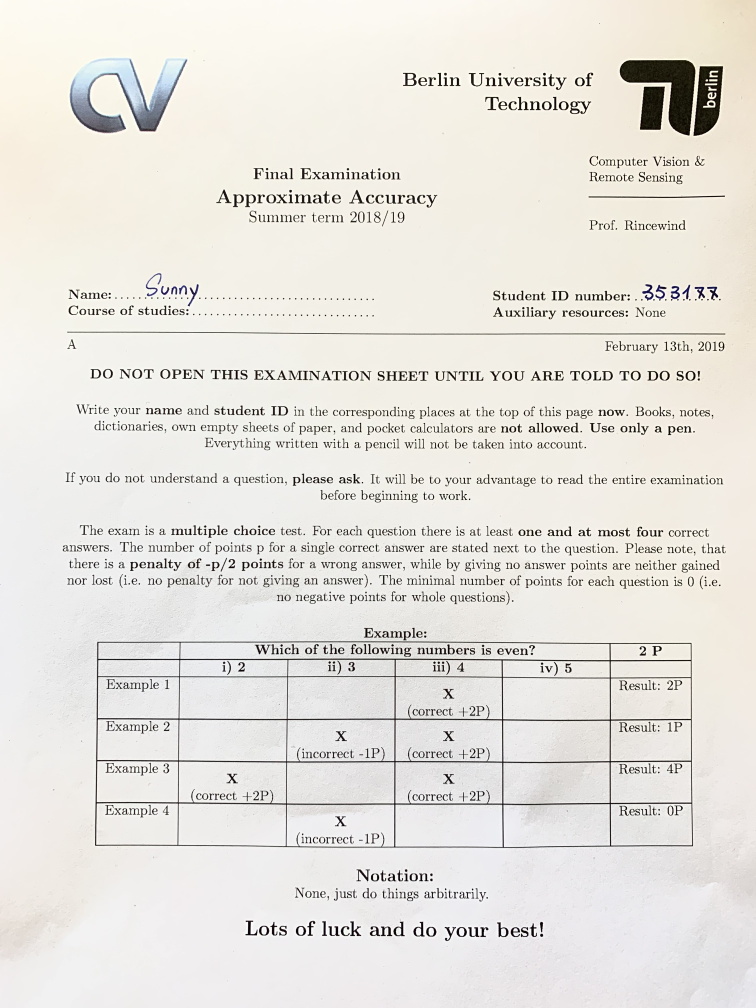
#> input picture test_images/IMG_0787.jpg, 3024 x 4032 px (shown at 1/4 size)
$ python -i digits_recognition.py   (imports and definitions only)
#> lines starting #> are read from the running program, lines starting #| are printed output that depends on the picture; after the words box and inside, x2 and y2 are one past the last pixel; in counts of white or black regions, pixels touching at a corner belong together
import numpy as np
from .sheet_process import Sheet
import os
import pickle
import cv2 as cv
# from sklearn.decomposition import PCA
from scipy.ndimage import interpolation
from sklearn.cluster import KMeans


# [50 lines left out: function recognize_digits_allsheets, not called in this run]


def remove_spots(img, min_size=30):
    '''
    remove the spots in which the number of pixels are less than min_size
    @ param min_size int or None minimum size of the project
        if it is defined as none then only the object has the maximal number of pixels will be reserved
    '''
    digit_imgs = []
    img_copy = img.copy()
    nb_components, labels_mask, stats, _ = cv.connectedComponentsWithStats(
        img, connectivity=8)
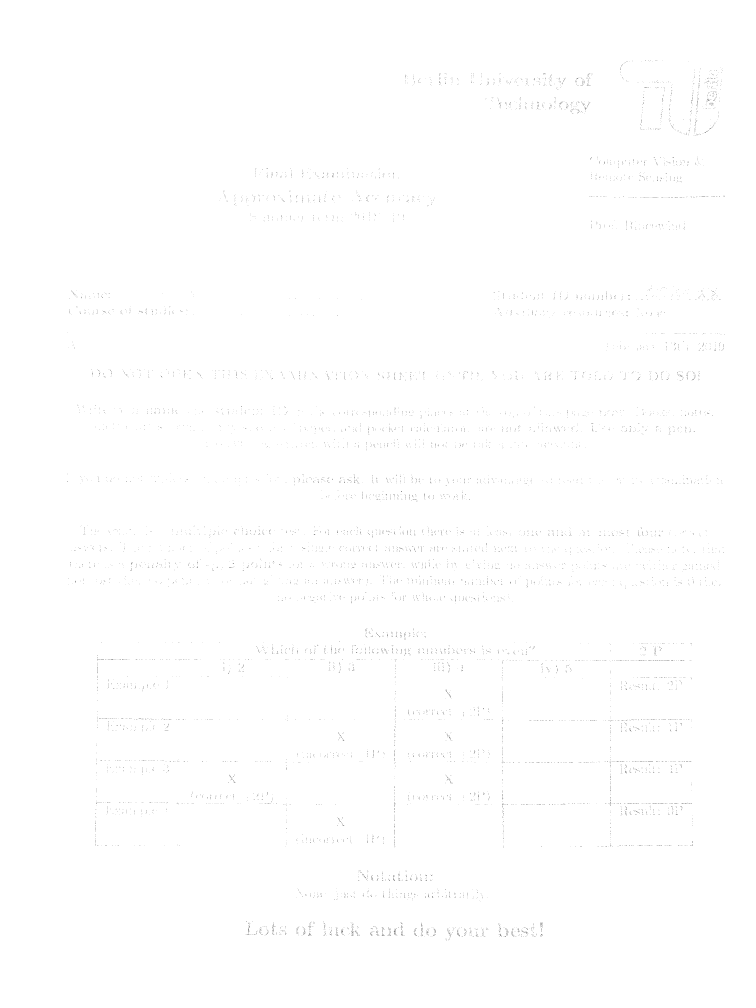
#> labels_mask: shape (4032, 3024) int32 (shown at 1/4 size); values 0 (black) and 1 (white), 99.8% white; black in thin lines or dots, all inside (x1, y1, x2, y2) = (268, 242, 2900, 3762)
#> nb_components = 2; stats = [[268, 242, 2632, 3520, 23886], [0, 0, 3024, 4032, 12168882]]
    # iterate over each label but skip the background
    if min_size is not None:
        for label in range(1, nb_components):
            # check the number of the pixels of the object
            if stats[label, -1] < min_size:
                img_copy[labels_mask == label] = 0
    else:
        label_max = np.argmax(stats[1:, -1])+1
#> label_max = 1
        img_copy = (labels_mask == label_max).astype(np.uint8)*255
    return img_copy


# [26 lines left out: functions moments, deskew, not called in this run]


def resize_digit(img, output_size=28, zero_padding=3):
    img = remove_spots(img, min_size=None)
    contours, _ = cv.findContours(
        img, cv.RETR_EXTERNAL, cv.CHAIN_APPROX_SIMPLE)
#> contours = [[[0, 0], [0, 4031], [3023, 4031], [3023, 0]]]
    assert len(contours) == 1, 'digit is broken'
    x, y, w, h = cv.boundingRect(contours[0])
#> x = 0; y = 0; w = 3024; h = 4032
    # extract the object
    img = img[y:y+h, x:x+w]
    h, w = img.shape
    ratio = h/w
#> ratio = 1.33
    effective_size = output_size-zero_padding*2
    # resize the image and reserve the ratio of the object
    if ratio > 1:
        img = cv.resize(
            img,
            (int(np.round(effective_size/ratio)), effective_size))

    else:
        img = cv.resize(
            img,
            (effective_size, int(np.round(effective_size*ratio))))
    # zero padding
    output_img = np.zeros((output_size, output_size))
    left_upper = (output_size//2 -
                  img.shape[0]//2, output_size//2-img.shape[1]//2)
#> left_upper = (3, 6)
    output_img[left_upper[0]:left_upper[0]+img.shape[0],
               left_upper[1]:left_upper[1]+img.shape[1]] = img
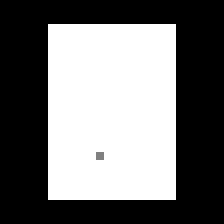
#> output_img: shape (28, 28) float64 (shown 8 times larger); min 0, max 255, mean 114.3
    return output_img


# [48 lines left out: function find_digits, not called in this run]

>>> import cv2
>>> picture = cv2.imread('../test_images/IMG_0787.jpg', cv2.IMREAD_GRAYSCALE)
>>> result = resize_digit(picture)

$ run again, on test_images/IMG_0788.jpg
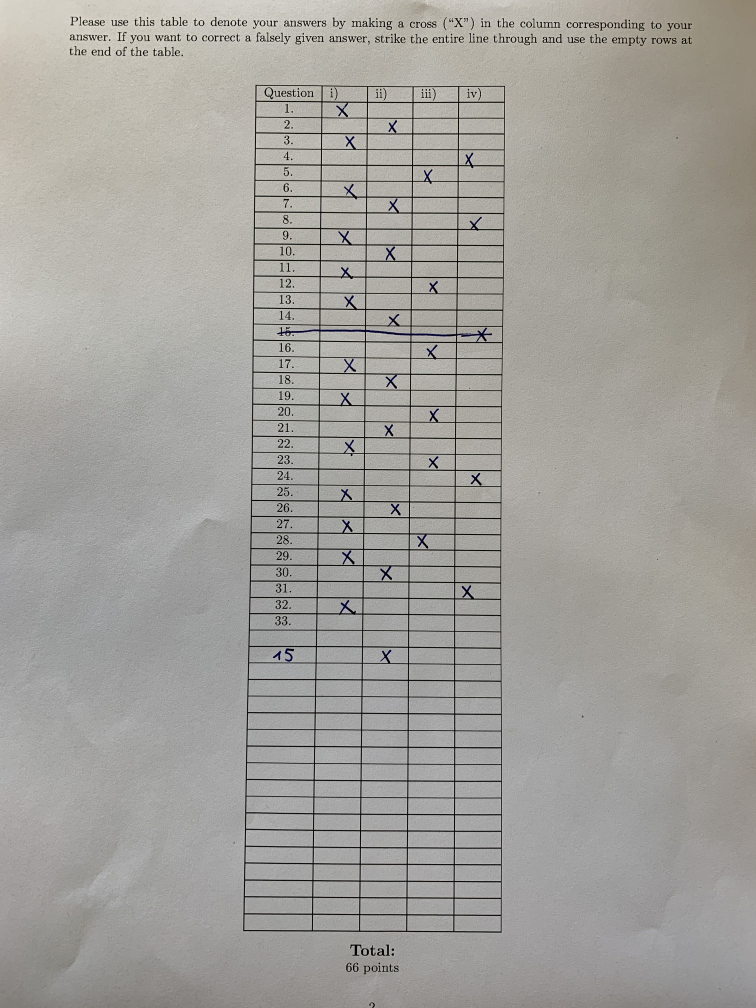
#> input picture test_images/IMG_0788.jpg, 3024 x 4032 px (shown at 1/4 size)
#> in remove_spots, `nb_components, labels_mask, stats, _ = cv.connectedComponentsWithStats..`:
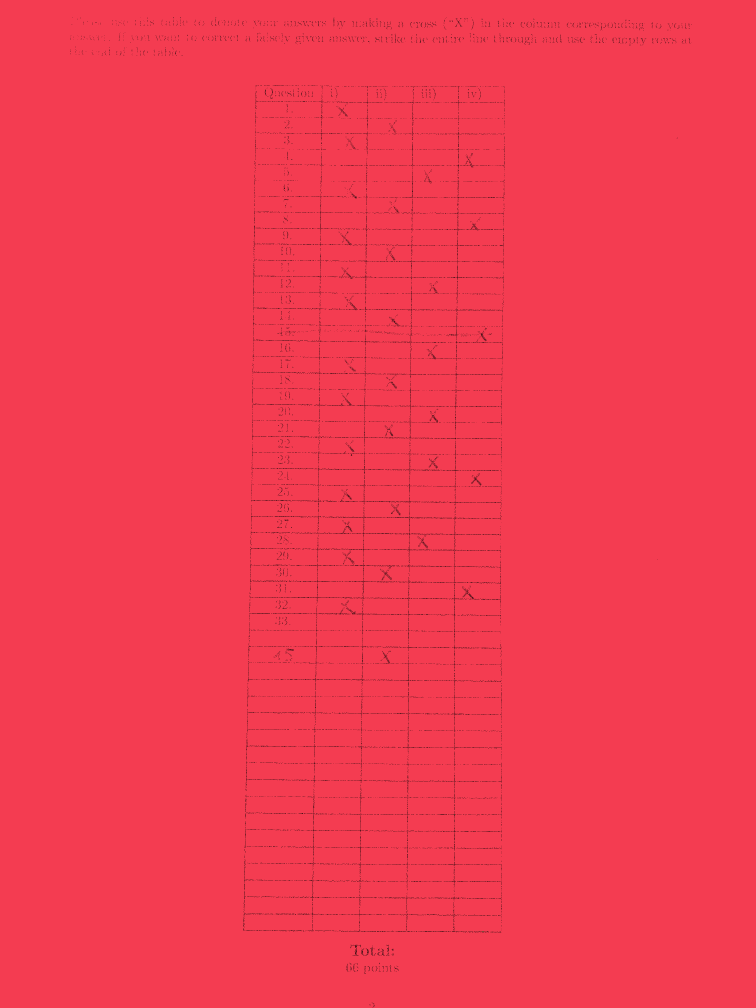
#> labels_mask: shape (4032, 3024) int32 (shown at 1/4 size); 13 distinct labels, from 0 to 12; one colour per label, 0 black
#> nb_components = 13; stats = 13 rows, first 6: [281, 69, 2487, 3962, 82733], [0, 0, 3024, 4032, 12110014], [1507, 75, 1, 2, 2], [1656, 92, 1, 1, 1], [1424, 787, 1, 1, 1], [1878, 1240, 2, 1, 2]
#> label_max = 1
#> in remove_spots, `img_copy = (labels_mask == label_max).astype(np.uint8)*255`:
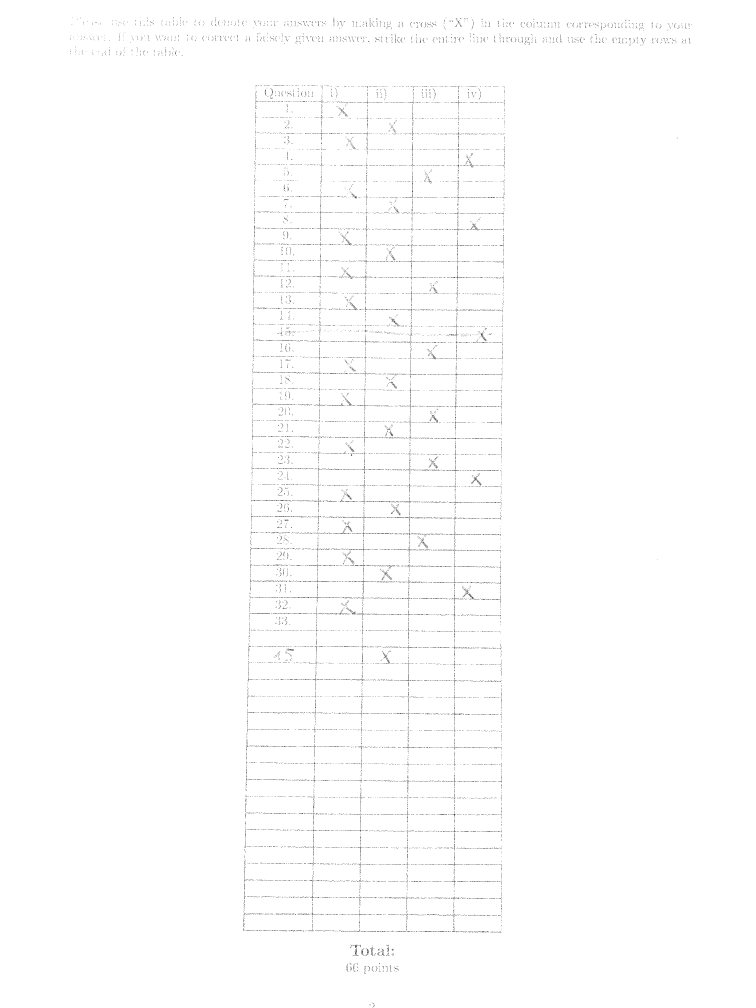
#> img_copy: shape (4032, 3024) (shown at 1/4 size); 99.3% white; black in thin lines or dots, all inside (x1, y1, x2, y2) = (281, 69, 2768, 4031)
#> contours = [[[0, 0], [0, 4031], [3023, 4031], [3023, 0]]]
#> x = 0; w = 3024; h = 4032

$ run again, on test_images/IMG_0789.jpg
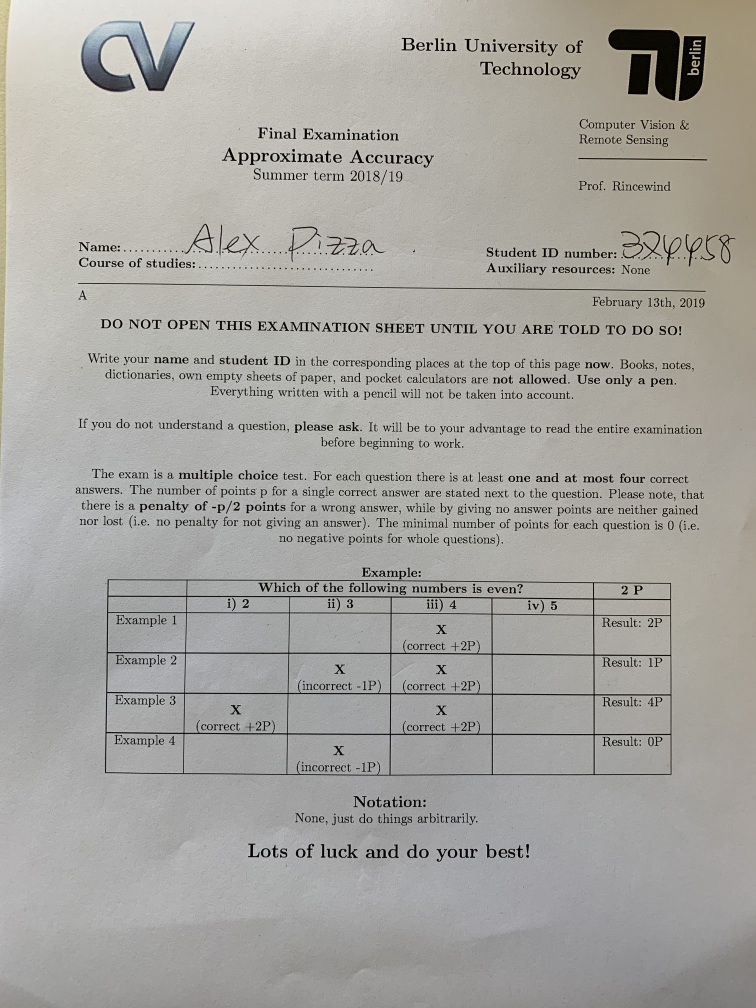
#> input picture test_images/IMG_0789.jpg, 3024 x 4032 px (shown at 1/4 size)
#> labels_mask: shape (4032, 3024) int32; 11 distinct labels, from 0 to 10
#> nb_components = 11; stats = [[304, 118, 2634, 3328, 87323], [0, 0, 3024, 4032, 12105430], [2343, 734, 1, 2, 2], [2408, 1020, 1, 2, 2], [1519, 1310, 1, 1, 1], [1028, 1440, 1, 2, 2], [1631, 2095, 1, 1, 1], [2511, 2504, 1, 1, 1], [1088, 2935, 1, 1, 1], [1398, 3402, 1, 4, 4], [1868, 3424, 1, 1, 1]]
#> label_max = 1
#> in remove_spots, `img_copy = (labels_mask == label_max).astype(np.uint8)*255`:
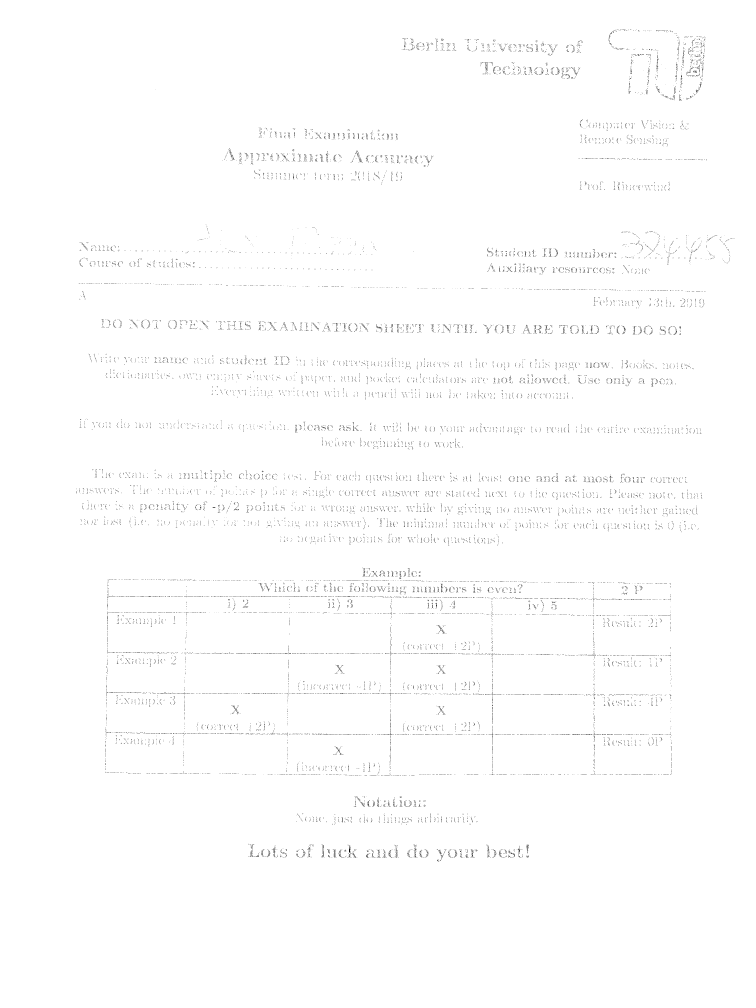
#> img_copy: shape (4032, 3024) (shown at 1/4 size); 99.3% white; black in thin lines or dots, all inside (x1, y1, x2, y2) = (304, 118, 2938, 3446)
#> contours = [[[0, 0], [0, 4031], [3023, 4031], [3023, 0]]]
#> x = 0; w = 3024; h = 4032
#> in resize_digit, `output_img[left_upper[0]:left_upper[0]+img.shape[0], left_upper[1]:lef..`:
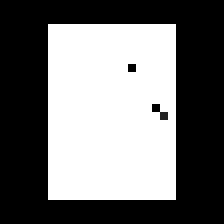
#> output_img: shape (28, 28) float64 (shown 8 times larger); min 0, max 255, mean 113.6

$ run again, on test_images/IMG_0790.jpg
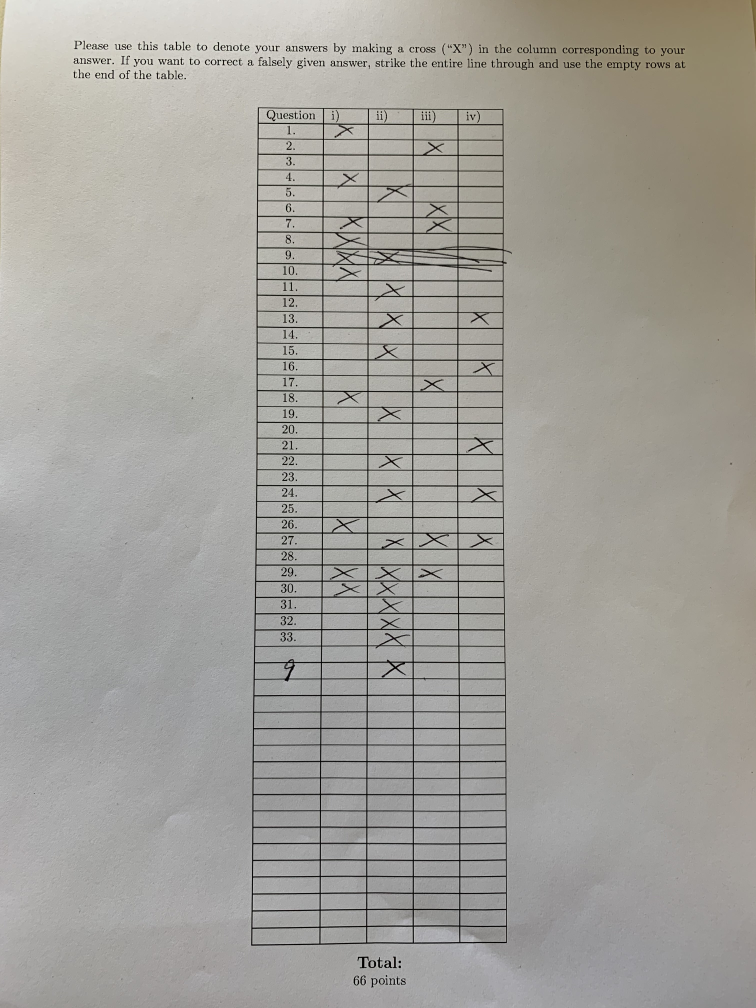
#> input picture test_images/IMG_0790.jpg, 3024 x 4032 px (shown at 1/4 size)
#> labels_mask: shape (4032, 3024) int32; 6 distinct labels, from 0 to 5
#> nb_components = 6; stats = [[137, 164, 2604, 3784, 56108], [0, 0, 3024, 4032, 12136655], [1467, 3176, 1, 1, 1], [1920, 3639, 1, 1, 1], [1264, 3640, 2, 1, 2], [2024, 3769, 1, 1, 1]]
#> label_max = 1
#> in remove_spots, `img_copy = (labels_mask == label_max).astype(np.uint8)*255`:
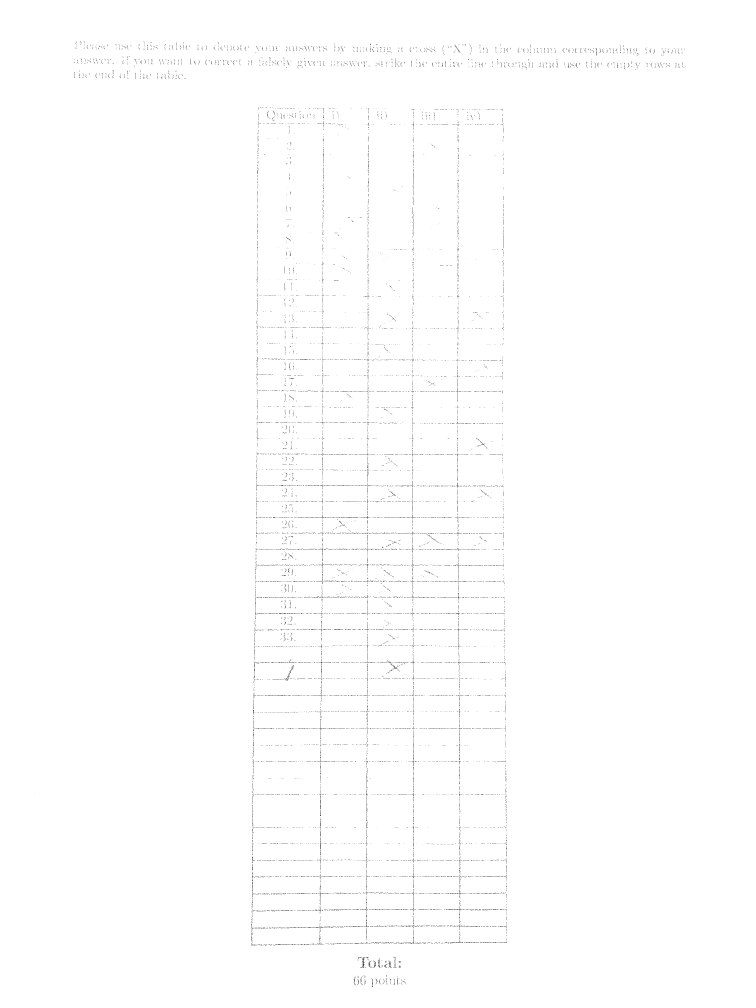
#> img_copy: shape (4032, 3024) (shown at 1/4 size); 99.5% white; black in thin lines or dots, all inside (x1, y1, x2, y2) = (137, 164, 2741, 3948)
#> contours = [[[0, 0], [0, 4031], [3023, 4031], [3023, 0]]]
#> x = 0; w = 3024; h = 4032
#> in resize_digit, `output_img[left_upper[0]:left_upper[0]+img.shape[0], left_upper[1]:lef..`:
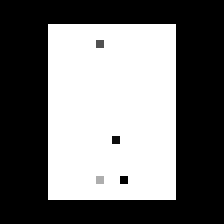
#> output_img: shape (28, 28) float64 (shown 8 times larger); min 0, max 255, mean 113.5
